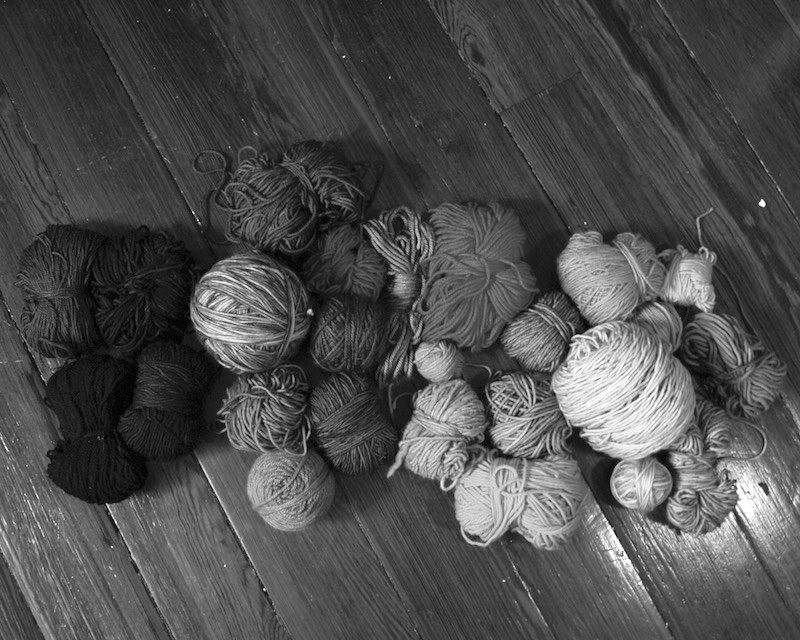
#> input picture yarn.jpeg, 800 x 640 px
$ python histequ.py
#> lines starting #> are read from the running program, lines starting #| are printed output that depends on the picture
import cv2
import numpy as np
from matplotlib import pyplot as plt

img = cv2.imread('yarn.jpeg',0) #import image
#> img is the input picture: shape (640, 800); min 0, max 255, mean 78.4
equ = cv2.equalizeHist(img) #equalize using opencv
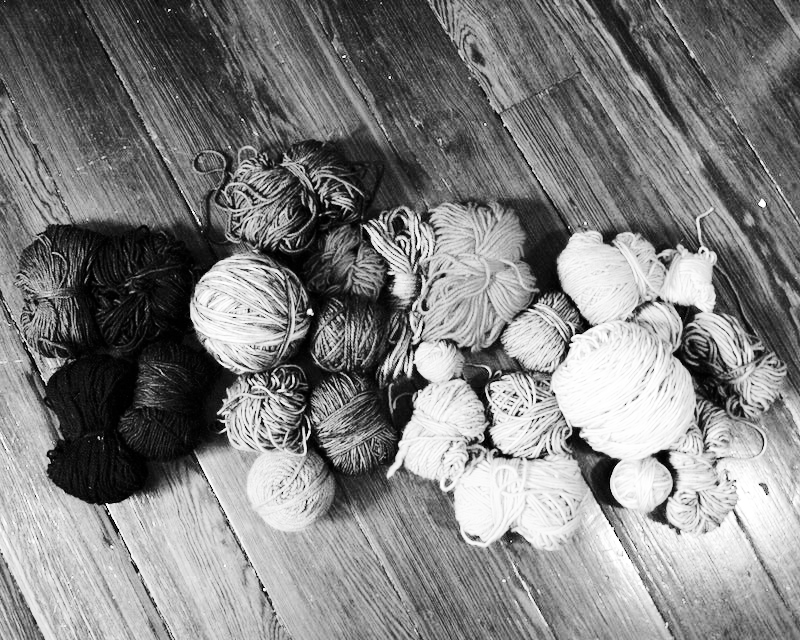
#> equ: shape (640, 800); min 0, max 255, mean 128.6
cv2.imwrite('equalized.png',equ)
res = np.hstack((img,equ)) #stacking images side-by-side
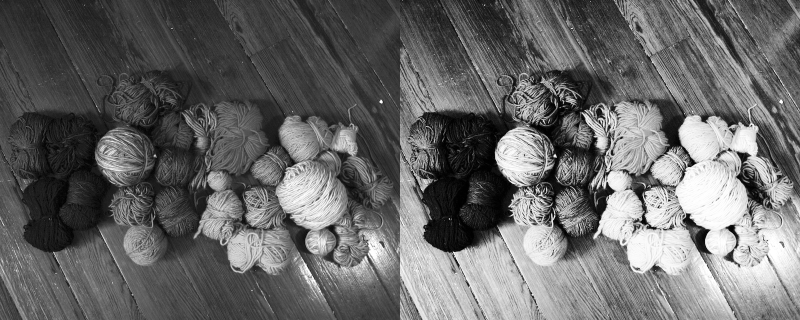
#> res: shape (640, 1600) (shown at 1/2 size); min 0, max 255, mean 103.5
cv2.imwrite('res.png',res) #save the image
cv2.imshow('res.png',res) #show the image

hist,bins = np.histogram(img.flatten(),256,[0,256]) #creates the bins for the histogram
#> hist = 256 values, max 8119 at index 60, min 94 at index 1, mean 2000; bins = 257 values from 0 to 256
hist2,bins = np.histogram(img.flatten(),256,[0,256]) #creates the bins for the histogram
#> hist2 has the same summary as hist
cdf = hist.cumsum() #does cummulative summation of the histogram
#> cdf = 256 values from 237 to 512000
cdf_normalized = cdf * hist.max() / cdf.max() #normalizes cdf
#> cdf_normalized = 256 values from 3.76 to 8119

plt.figure(1)
plt.subplot(211)
plt.plot(cdf_normalized, color = 'b') #creates the plot
plt.hist(img.flatten(),256,[0,256], color = 'r') #plots the histogram in color red
plt.xlim([0,256]) #set the x limits
plt.legend(('cdf','histogram'), loc = 'upper left') #draws the legends associated with the axes

img2 = cv2.imread('equalized.png',0)

plt.subplot(212)
plt.plot(cdf_normalized, color = 'b') #creates the plot
plt.hist(img2.flatten(),256,[0,256], color = 'r') #plots the histogram in color red
plt.xlim([0,256]) #set the x limits
plt.legend(('cdf','histogram'), loc = 'upper left') #draws the legends associated with the axes
plt.show() #shows the plot
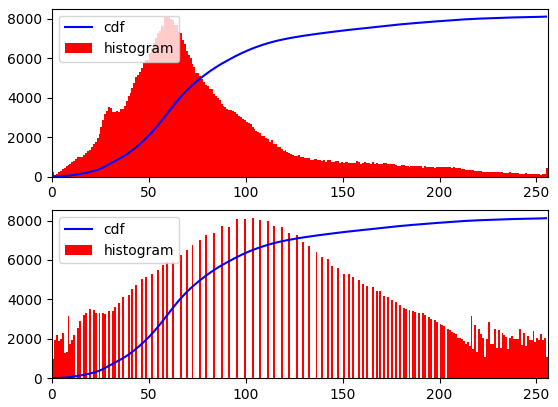
#> figure drawn by matplotlib, 2 panels; panel 1: tallest bar 8119 high, from x = 60 to 61; panel 1: curve peaks at x = 255, y = 8119; panel 2: tallest bar 8119 high, from x = 103 to 104; panel 2: curve peaks at x = 255, y = 8119

cv2.waitKey(0)
cv2.destroyAllWindows()

$ run again, with dog.png saved as yarn.jpeg
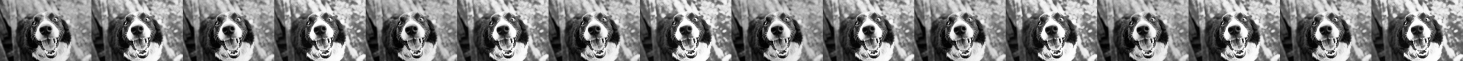
#> input picture dog.png, 10240 x 427 px (shown at 1/7 size)
#> img is the input picture: shape (427, 10240); min 0, max 255, mean 127.6
#> hist = 256 values, max 24579 at index 4, min 3059 at index 0, mean 17080; bins = 257 values from 0 to 256
#> hist2 has the same summary as hist
#> cdf = 256 values from 3059 to 4372480
#> cdf_normalized = 256 values from 17.2 to 24579
#> `plt.show()`:
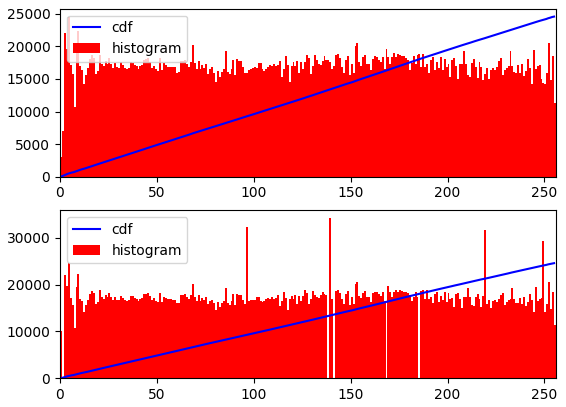
#> figure drawn by matplotlib, 2 panels; panel 1: tallest bar 24579 high, from x = 4 to 5; panel 1: curve peaks at x = 255, y = 24579; panel 2: tallest bar 34189 high, from x = 139 to 140; panel 2: curve peaks at x = 255, y = 24579

$ run again, with man.jpg copied over yarn.jpeg
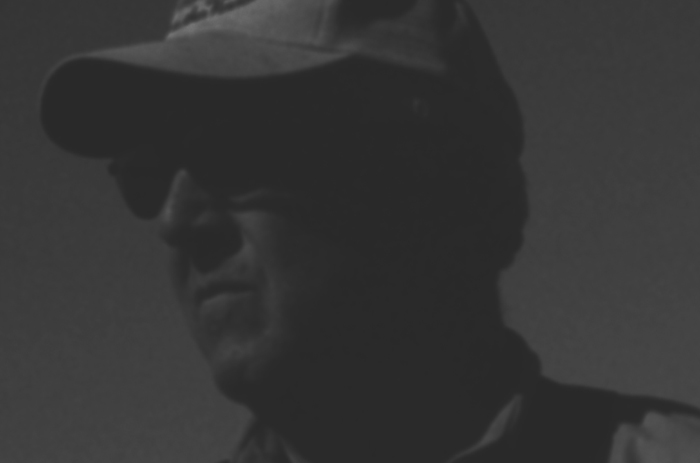
#> input picture man.jpg, 700 x 463 px
#> img is the input picture: shape (463, 700); min 40, max 116, mean 53.2
#> `res = np.hstack((img,equ))`:
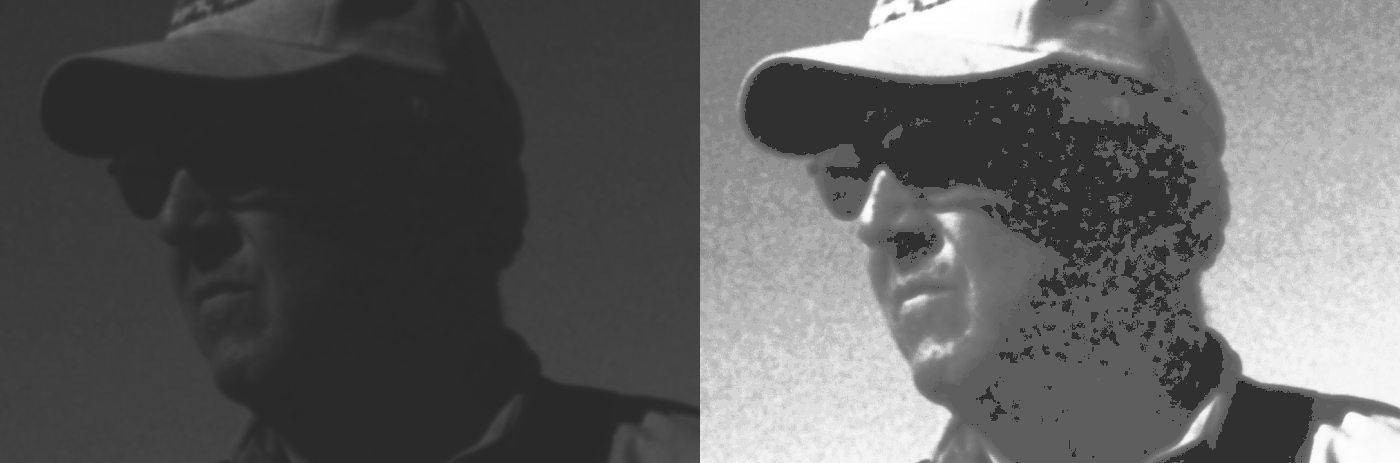
#> res: shape (463, 1400); min 0, max 255, mean 95.8
#> hist = 256 values, max 60797 at index 41, min 0 at index 0, mean 1266; bins = 257 values from 0 to 256
#> hist2 has the same summary as hist
#> cdf = 256 values from 0 to 324100
#> cdf_normalized = 256 values from 0 to 60797
#> `plt.show()`:
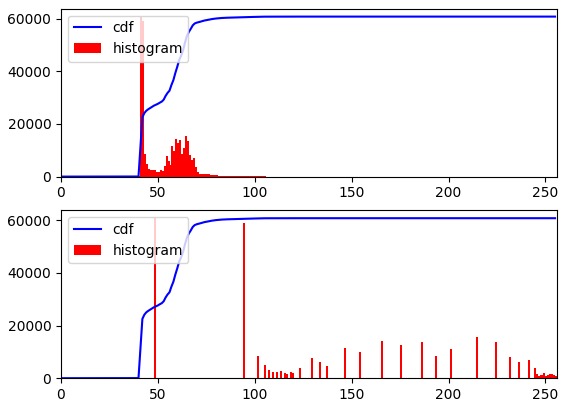
#> figure drawn by matplotlib, 2 panels; panel 1: tallest bar 60797 high, from x = 41 to 42; panel 1: curve peaks at x = 116, y = 60797; panel 2: tallest bar 60797 high, from x = 48 to 49; panel 2: curve peaks at x = 116, y = 60797
